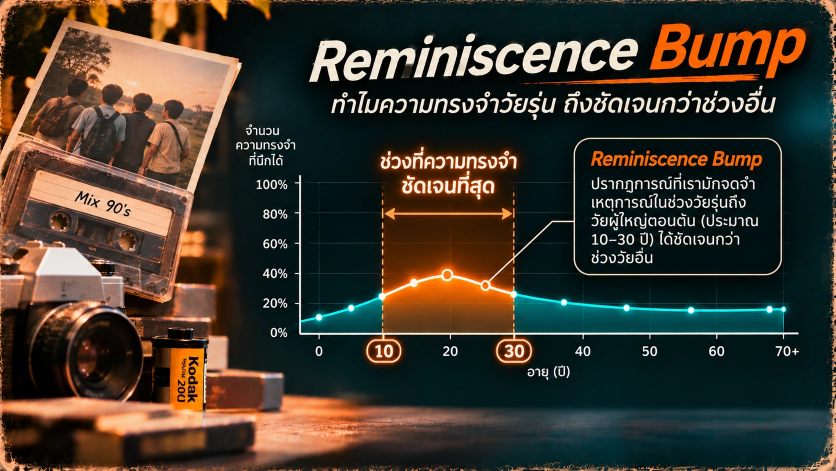
#> input picture back-in-time/ep01/assets/reminiscence-bump/SRC_final_highlight.webp, 1671 x 941 px, found by its file name (shown at 1/2 size); its folder holds 2 pictures in this run
$ python make_reminiscence-bump.py
#> lines starting #> are read from the running program, lines starting #| are printed output that depends on the picture; after the words box and inside, x2 and y2 are one past the last pixel; in counts of white or black regions, pixels touching at a corner belong together
import numpy as np, subprocess, sys, os
from PIL import Image, ImageDraw, ImageFilter
D='/home/user/TLIAppDS/back-in-time/ep01/'; M=D+'assets/reminiscence-bump/'
W,H,FPS=1920,1080,25; k=W/1672
def load(n): return np.asarray(Image.open(M+n).convert('RGB').resize((W,H),Image.LANCZOS),np.float32)
#> called with n = 'SRC_final_highlight.webp'
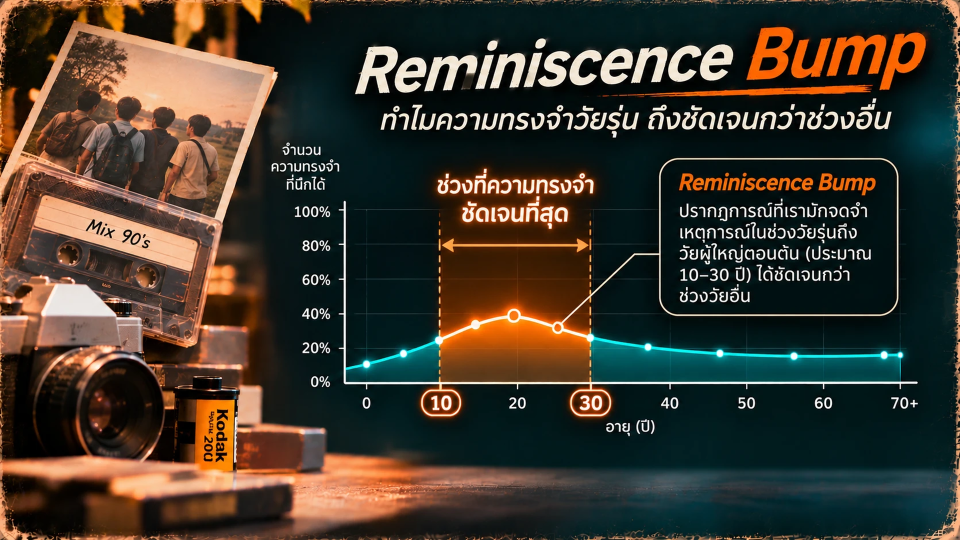
#> returned value: shape (1080, 1920, 3) float32 (shown at 1/2 size); mean of channels 0, 1, 2 63.8, 56.6, 45.4; drawn as R, G, B
F=load('SRC_final_highlight.webp'); B0=load('SRC_base_graph.webp')
#> call 2 of load, with n = 'SRC_base_graph.webp'
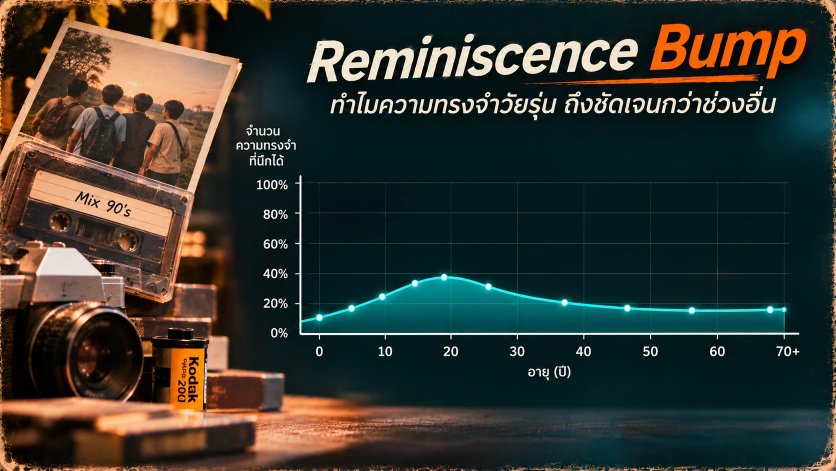
#> input picture back-in-time/ep01/assets/reminiscence-bump/SRC_base_graph.webp, 1672 x 941 px, found by its file name (shown at 1/2 size)
#> in load (call 2), `def load(n): return np.asarray(Image.open(M+n).convert('RGB').resize((..`:
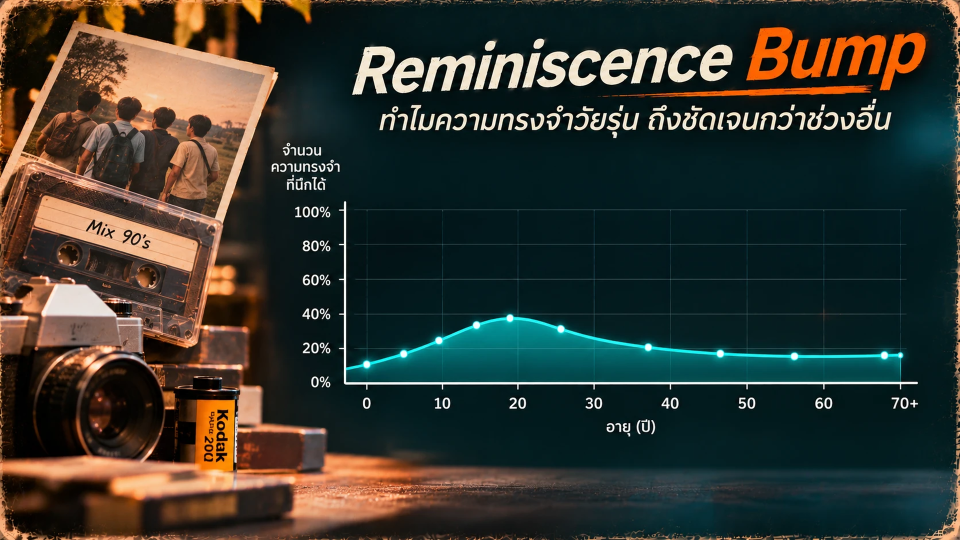
#> returned value: shape (1080, 1920, 3) float32 (shown at 1/2 size); mean of channels 0, 1, 2 51.5, 54.5, 47.2; drawn as R, G, B
def P(v): return int(round(v*k))
def rmask(x0,y0,x1,y1,f=4):
#> called with x0 = 603, y0 = 348, x1 = 1598, y1 = 664, f = 2
    m=Image.new('L',(W,H),0); ImageDraw.Draw(m).rectangle([P(x0),P(y0),P(x1),P(y1)],fill=255)
#> after `m = Image.new('L', (W, H), 0)`: m: PIL image 1920x1080 L; every value is 0
#> after `ImageDraw.Draw(m).rectangle([P(x0), P(y0), P(x1), P(y1)], fill=255)`:
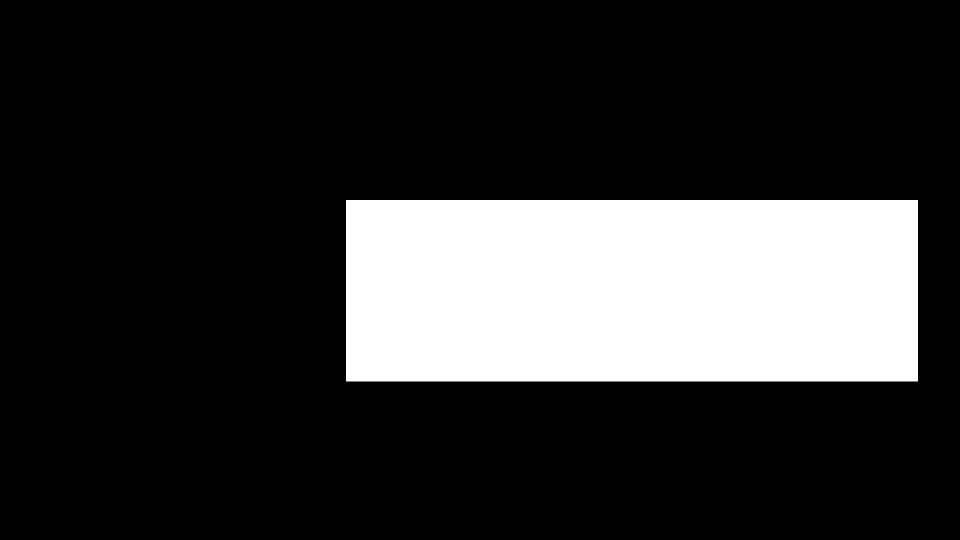
#> m: PIL image 1920x1080 L (shown at 1/2 size); 20% white; 1 white region, box (x1, y1, x2, y2) and area: (692, 400, 1836, 763) 415272
    return np.asarray(m.filter(ImageFilter.GaussianBlur(f)),np.float32)[...,None]/255
#> returned value: shape (1080, 1920, 1) float32
X=(np.arange(W,dtype=np.float32)/k)[None,:,None]
PLOT=rmask(603,348,1598,664,2)
ghost=np.asarray(Image.fromarray(B0.astype(np.uint8)).filter(ImageFilter.GaussianBlur(5)),np.float32)*0.30
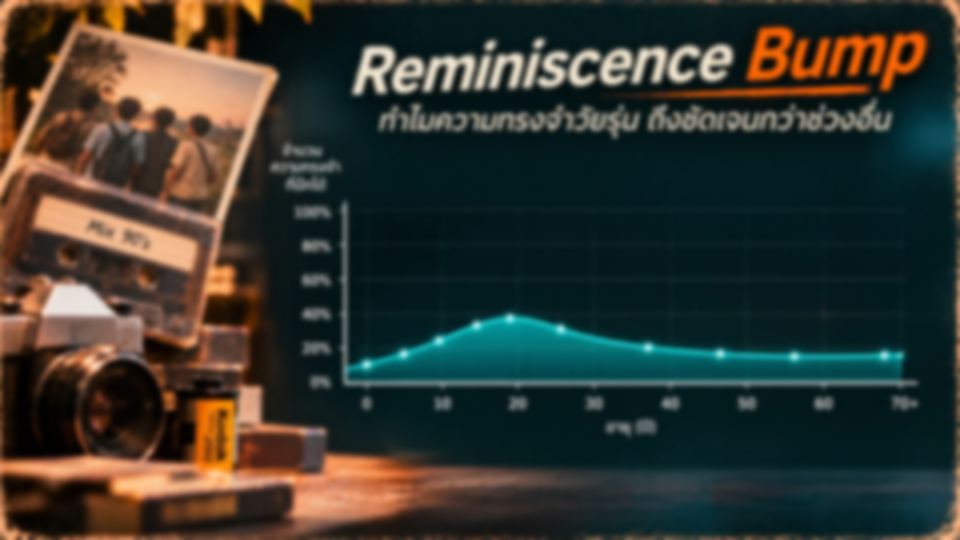
#> ghost: shape (1080, 1920, 3) float32 (shown at 1/2 size); mean R, G, B 15.5, 16.4, 14.2; drawn with min black and max white
VR=np.clip(((np.arange(H,dtype=np.float32)/k)-440)/60,0,1)[:,None,None]
R={'band':rmask(758,352,1036,667,2)*VR,'c10':rmask(722,670,815,735,3),'c30':rmask(980,670,1075,735,3),
   'label':rmask(735,290,1060,452,3),'call':rmask(1036,255,1580,600,3)}
#> in rmask (call 2), `ImageDraw.Draw(m).rectangle([P(x0), P(y0), P(x1), P(y1)], fill=255)`: m: PIL image 1920x1080 L; 5.6% white; 1 white region, box (x1, y1, x2, y2) and area: (870, 404, 1191, 767) 116523
#> in rmask (call 3), `ImageDraw.Draw(m).rectangle([P(x0), P(y0), P(x1), P(y1)], fill=255)`: m: PIL image 1920x1080 L; 0.4% white; 1 white region, box (x1, y1, x2, y2) and area: (829, 769, 937, 845) 8208
#> in rmask (call 4), `ImageDraw.Draw(m).rectangle([P(x0), P(y0), P(x1), P(y1)], fill=255)`: m: PIL image 1920x1080 L; 0.4% white; 1 white region, box (x1, y1, x2, y2) and area: (1125, 769, 1235, 845) 8360
#> in rmask (call 5), `ImageDraw.Draw(m).rectangle([P(x0), P(y0), P(x1), P(y1)], fill=255)`:
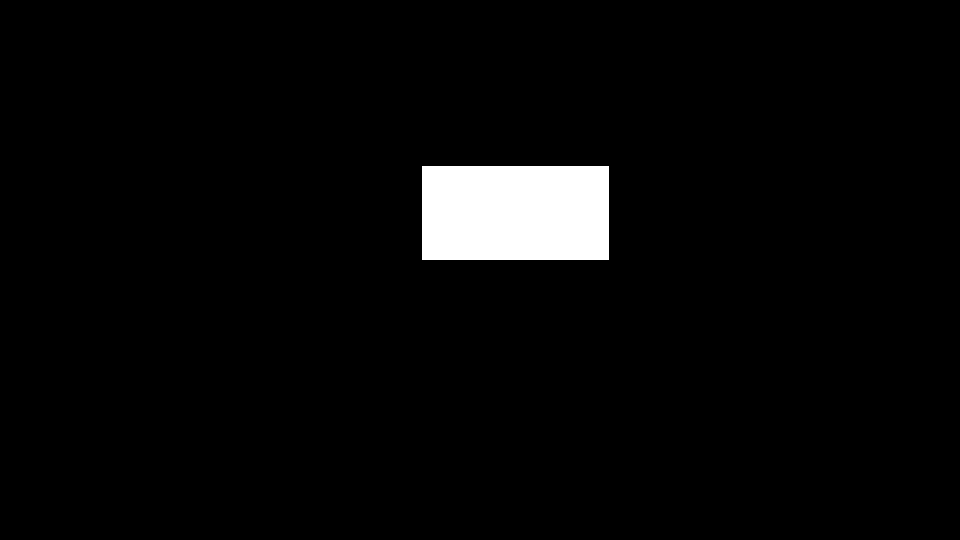
#> m: PIL image 1920x1080 L (shown at 1/2 size); 3.4% white; 1 white region, box (x1, y1, x2, y2) and area: (844, 333, 1218, 520) 69938
#> in rmask (call 6), `ImageDraw.Draw(m).rectangle([P(x0), P(y0), P(x1), P(y1)], fill=255)`:
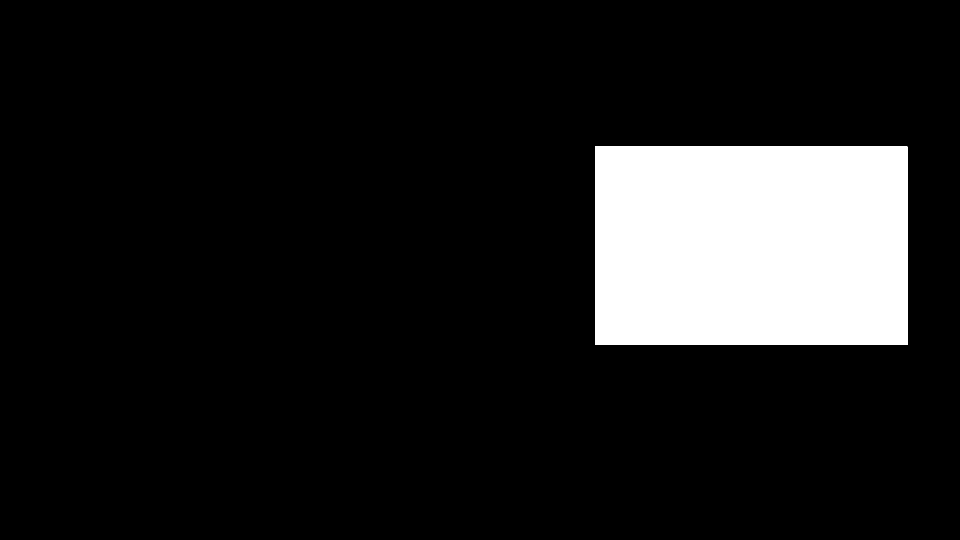
#> m: PIL image 1920x1080 L (shown at 1/2 size); 12% white; 1 white region, box (x1, y1, x2, y2) and area: (1190, 293, 1815, 690) 248125
# ---- timing (seconds from clip start); replace with real VO timings when available ----
T=dict(draw=(0.4,2.6), c10=10.6, c30=11.9, band=(10.6,12.2), label=12.5, call=14.4, dur=27.0)
if os.environ.get('RB_TIMING'): exec(open(os.environ['RB_TIMING']).read())
def ss(u): u=min(max(u,0),1); return u*u*(3-2*u)
yy,xx=np.mgrid[0:H,0:W].astype(np.float32)
def render(t):
    img=B0.copy()
    a,b=T['draw']; fr=603+(1598-603)*ss((t-a)/(b-a))
    rev=np.clip((fr-X)/25,0,1)
    img=img*(1-PLOT)+(ghost*(1-rev)+img*rev)*PLOT
    if a<t<b+0.1:
        g=np.exp(-((xx-fr*k)/10)**2)*(yy>P(348))*(yy<P(664))
        img=img+g[...,None]*np.array([60,220,230],np.float32)*0.35
    # highlight build
    b0,b1=T['band']; front=758+(1036-758)*ss((t-b0)/(b1-b0)) if t>b0 else -1
    wb=np.clip((front-X)/20,0,1)*R['band']
    img=img*(1-wb)+F*wb
    for key,t0,d in (('c10',T['c10'],0.35),('c30',T['c30'],0.35),('label',T['label'],0.5),('call',T['call'],0.6)):
        w=ss((t-t0)/d)*R[key]
        if w.max()>0: img=img*(1-w)+F*w
    im=Image.fromarray(np.clip(img,0,255).astype(np.uint8))
    s=1+0.03*t/T['dur']; w2,h2=W/s,H/s; x0,y0=(W-w2)/2,(H-h2)/2
    return im.resize((W,H),Image.BICUBIC,box=(x0,y0,x0+w2,y0+h2))
if __name__=='__main__':
    if 'check' in sys.argv:
        for t in (1.5,5.0,11.2,13.5,20.0): render(t).save(f'rb_{t}.png')
    else:
        out=sys.argv[1] if len(sys.argv)>1 else D+'renders/S27_reminiscence-bump_1920x1080.mp4'
#> (the run stopped early here; a loop or call above may not have finished)
